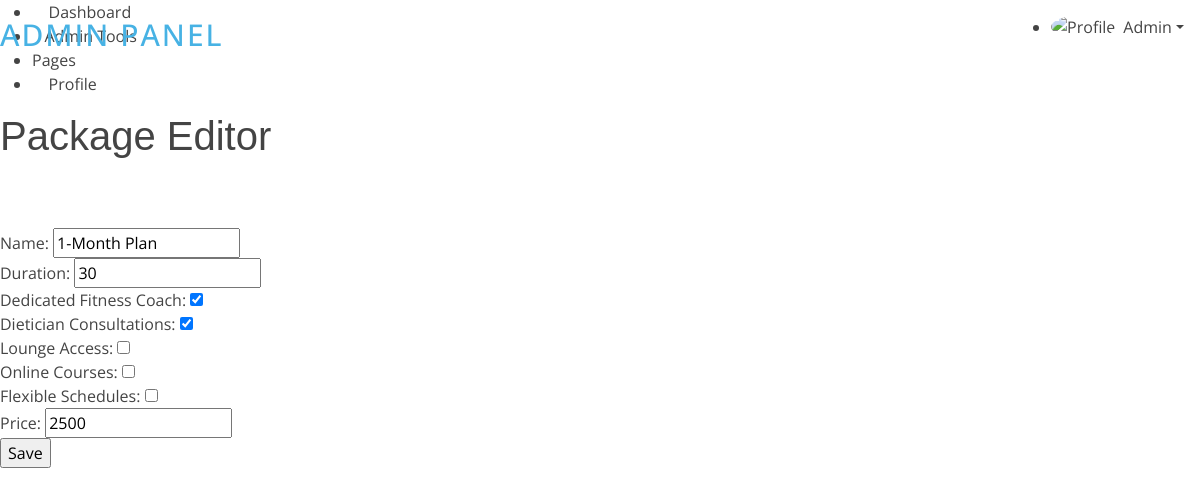
The page /admin/package/modify?id=1 (signed in) on the database its author committed.
### app.py (models this page shows, shortened)
class Admin(db.Model,UserMixin):
    id   = db.Column(db.String(10), primary_key=True)
    name = db.Column(db.String(100))
    phone_number = db.Column(db.String(15))
    email = db.Column(db.String(100), nullable=False)
    password = db.Column(db.String(128), nullable=False)

class Package(db.Model):
    pkg_id = db.Column(db.Integer, primary_key=True, autoincrement=True)
    name = db.Column(db.String(20))
    duration = db.Column(db.Integer)
    feature_coach = db.Column(db.Boolean)
    feature_dietician = db.Column(db.Boolean)
    feature_lounge = db.Column(db.Boolean)
    feature_courses = db.Column(db.Boolean)
    feature_schedules = db.Column(db.Boolean)
    price = db.Column(db.Integer)

### app.py (the view, shortened to what this page needs)
@app.route("/admin/package/modify",methods=["GET","POST"])
def modify_package():
    admin = current_user
    if not isinstance(admin,Admin):
        return redirect(url_for('admin_login'))
    id = request.args.get('id')
    package = Package.query.get(id)
    return render_template("/admin/package_modify.html",admin=admin, package=package)

### app.py (called while the page is built)
@login_manager.user_loader
def load_user(user_id):
    admin = Admin.query.get(user_id)
    if admin is None:
        member = Members.query.get(user_id)
        if member is None:
            trainer = Trainers.query.get(user_id)
            return trainer  # Return the trainer user if found
        return member  # Return the regular member user if found
    return admin  # Return the admin user if found

### templates/admin/package_modify.html
{% extends "/admin/header.html" %}
{% block content %}
<div class="pagetitle">
  <h1>Package Editor</h1>
</div>
<section class="section dashboard">
  <div class="row">
    <div class="col">
      <form method="POST" action="#">
        <div>
            <label for="name">Name:</label>
            <input type="text" id="name" name="name" value="{{ package.name }}">
        </div>
        <div>
            <label for="duration">Duration:</label>
            <input type="number" id="duration" name="duration" value="{{ package.duration }}">
        </div>
        <div>
            <label for="feature_coach">Dedicated Fitness Coach:</label>
            <input type="checkbox" name="feature_coach" {% if package.feature_coach %}checked{% endif %}>
        </div>
        <div>
            <label for="feature_dietician">Dietician Consultations:</label>
            <input type="checkbox" name="feature_dietician" {% if package.feature_dietician %}checked{% endif %}>
        </div>
        <div>
            <label for="feature_lounge">Lounge Access:</label>
            <input type="checkbox" name="feature_lounge" {% if package.feature_lounge %}checked{% endif %}>
        </div>
        <div>
            <label for="feature_courses">Online Courses:</label>
            <input type="checkbox" name="feature_courses" {% if package.feature_courses %}checked{% endif %}>
        </div>
        <div>
            <label for="feature_schedules">Flexible Schedules:</label>
            <input type="checkbox" name="feature_schedules" {% if package.feature_schedules %}checked{% endif %}>
        </div>
        <div>
            <label for="price">Price:</label>
            <input type="number" id="price" name="price" value="{{ package.price }}">
        </div>
        <div>
            <input type="submit" value="Save">
        </div>
    </form>
    </div>
  </div>
</section>
{% endblock %}

### templates/admin/header.html (shortened to what this page needs)
<!DOCTYPE html>
<html lang="en">
<head>
    <link href="/static/admin/assets/vendor/bootstrap/css/bootstrap.min.css" rel="stylesheet">
    <link href="/static/admin/assets/vendor/bootstrap-icons/bootstrap-icons.css" rel="stylesheet">
    <link href="/static/admin/assets/vendor/boxicons/css/boxicons.min.css" rel="stylesheet">
    <link href="/static/admin/assets/css/style.css" rel="stylesheet">
</head>
<body>
    <header id="header" class="header fixed-top d-flex align-items-center">
        <div class="d-flex align-items-center justify-content-between">
            <a href="{{url_for(('admin_panel'))}}" class="logo d-flex align-items-center">
                <span class="d-none d-lg-block">Admin Panel</span>
            </a>
            <i class="bi bi-list toggle-sidebar-btn"></i>
        </div>
        <nav class="header-nav ms-auto">
            <ul class="d-flex align-items-center">
                <li class="nav-item dropdown pe-3">
                    <a class="nav-link nav-profile d-flex align-items-center pe-0" href="#" data-bs-toggle="dropdown">
                        <img src="/static/admin/assets/img/messages-3.jpg" alt="Profile" class="rounded-circle">
                        <span class="d-none d-md-block dropdown-toggle ps-2">{{admin.name}}</span>
                    </a>
                </li>
            </ul>
        </nav>
    </header>
    <aside id="sidebar" class="sidebar">
        <ul class="sidebar-nav" id="sidebar-nav">
            <li class="nav-item">
                <a class="nav-link " href="{{url_for('admin_panel')}}">
                    <i class="bi bi-grid"></i>
                    <span>Dashboard</span>
                </a>
            </li>
            <li class="nav-item">
                <a class="nav-link collapsed" data-bs-target="#components-nav" data-bs-toggle="collapse" href="#">
                    <i class="bi bi-menu-button-wide"></i><span>Admin Tools</span><i
                        class="bi bi-chevron-down ms-auto"></i>
                </a>
            </li>
            <li class="nav-heading">Pages</li>
            <li class="nav-item">
                <a class="nav-link collapsed" href="#">
                    <i class="bi bi-person"></i>
                    <span>Profile</span>
                </a>
            </li>
        </ul>
    </aside>
    <main id="main" class="main">
        {% block content %}{% endblock %}
    </main>
</body>
</html>

### static/css/style.css (style rules this page uses)
body { font-family: "Open Sans", sans-serif; color: #444444; }
a { color: #47b2e4; text-decoration: none; }
h1, h2, h3, h4, h5, h6 { font-family: "Jost", sans-serif; }
#header { transition: all 0.5s; z-index: 997; padding: 15px 0; }
#header .logo { font-size: 30px; margin: 0; padding: 0; line-height: 1; font-weight: 500; letter-spacing: 2px; text-transform: uppercase; }
section { padding: 60px 0; overflow: hidden; }

### rows shown on the page
Admin: name "Admin"
Package: name "1-Month Plan", duration "30", feature_coach "☑", feature_dietician "☑", price "2500"
